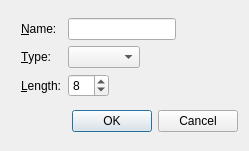
<?xml version="1.0" encoding="UTF-8"?>
<ui version="4.0">
 <class>TableNewFieldDlg</class>
 <widget class="QDialog" name="TableNewFieldDlg">
  <property name="windowModality">
   <enum>Qt::WindowModal</enum>
  </property>
  <property name="geometry">
   <rect>
    <x>0</x>
    <y>0</y>
    <width>249</width>
    <height>151</height>
   </rect>
  </property>
  <property name="windowTitle">
   <string>New Field</string>
  </property>
  <layout class="QVBoxLayout" name="verticalLayout">
   <item>
    <layout class="QGridLayout" name="gridLayout">
     <property name="leftMargin">
      <number>10</number>
     </property>
     <property name="rightMargin">
      <number>5</number>
     </property>
     <item row="0" column="0">
      <widget class="QLabel" name="label">
       <property name="text">
        <string>&amp;Name:</string>
       </property>
       <property name="buddy">
        <cstring>lineEditName</cstring>
       </property>
      </widget>
     </item>
     <item row="0" column="1">
      <layout class="QHBoxLayout" name="horizontalLayout">
       <item>
        <widget class="QLineEdit" name="lineEditName"/>
       </item>
       <item>
        <spacer name="horizontalSpacer">
         <property name="orientation">
          <enum>Qt::Horizontal</enum>
         </property>
         <property name="sizeHint" stdset="0">
          <size>
           <width>40</width>
           <height>20</height>
          </size>
         </property>
        </spacer>
       </item>
      </layout>
     </item>
     <item row="1" column="0">
      <widget class="QLabel" name="label_2">
       <property name="text">
        <string>&amp;Type:</string>
       </property>
       <property name="buddy">
        <cstring>comboBoxType</cstring>
       </property>
      </widget>
     </item>
     <item row="1" column="1">
      <layout class="QHBoxLayout" name="horizontalLayout_2">
       <item>
        <widget class="QComboBox" name="comboBoxType"/>
       </item>
       <item>
        <spacer name="horizontalSpacer_2">
         <property name="orientation">
          <enum>Qt::Horizontal</enum>
         </property>
         <property name="sizeHint" stdset="0">
          <size>
           <width>40</width>
           <height>20</height>
          </size>
         </property>
        </spacer>
       </item>
      </layout>
     </item>
     <item row="2" column="0">
      <widget class="QLabel" name="label_3">
       <property name="text">
        <string>&amp;Length:</string>
       </property>
       <property name="buddy">
        <cstring>spinBoxLength</cstring>
       </property>
      </widget>
     </item>
     <item row="2" column="1">
      <layout class="QHBoxLayout" name="horizontalLayout_3">
       <item>
        <widget class="QSpinBox" name="spinBoxLength">
         <property name="value">
          <number>8</number>
         </property>
        </widget>
       </item>
       <item>
        <spacer name="horizontalSpacer_3">
         <property name="orientation">
          <enum>Qt::Horizontal</enum>
         </property>
         <property name="sizeHint" stdset="0">
          <size>
           <width>40</width>
           <height>20</height>
          </size>
         </property>
        </spacer>
       </item>
      </layout>
     </item>
    </layout>
   </item>
   <item>
    <widget class="QDialogButtonBox" name="buttonBox">
     <property name="orientation">
      <enum>Qt::Horizontal</enum>
     </property>
     <property name="standardButtons">
      <set>QDialogButtonBox::Cancel|QDialogButtonBox::Ok</set>
     </property>
    </widget>
   </item>
  </layout>
 </widget>
 <resources/>
 <connections>
  <connection>
   <sender>buttonBox</sender>
   <signal>accepted()</signal>
   <receiver>TableNewFieldDlg</receiver>
   <slot>accept()</slot>
   <hints>
    <hint type="sourcelabel">
     <x>248</x>
     <y>254</y>
    </hint>
    <hint type="destinationlabel">
     <x>157</x>
     <y>274</y>
    </hint>
   </hints>
  </connection>
  <connection>
   <sender>buttonBox</sender>
   <signal>rejected()</signal>
   <receiver>TableNewFieldDlg</receiver>
   <slot>reject()</slot>
   <hints>
    <hint type="sourcelabel">
     <x>316</x>
     <y>260</y>
    </hint>
    <hint type="destinationlabel">
     <x>286</x>
     <y>274</y>
    </hint>
   </hints>
  </connection>
 </connections>
</ui>
